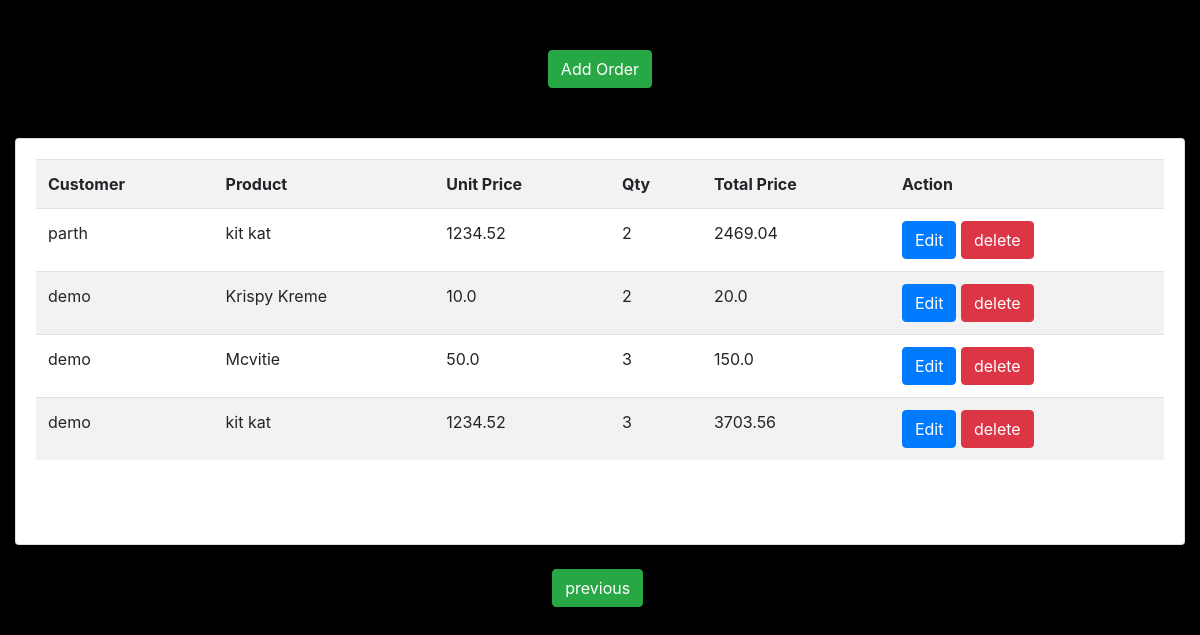
/?page=3, run on the app's committed database.
### order/models.py (models this page shows)
class Order(models.Model):
    customer = models.ForeignKey(Customer,on_delete=models.CASCADE)
    product = models.ForeignKey(Product,on_delete=models.CASCADE)
    Unit_price = models.FloatField(max_length=6)
    qty = models.IntegerField()
    total_price = models.FloatField(max_length=10)
    date = models.DateTimeField(default=datetime.now())

### order/views.py (the view)
# urls.py: path('',views.order,name="home"),
def order(request):
    data_fetch = Order.objects.values("id","customer__first_name","product__product_name","Unit_price","qty","total_price")
    paginator = Paginator(data_fetch, 5)
    page_number = request.GET.get('page')
    data_fetch = paginator.get_page(page_number)
    return render(request,'list_order.html', {'data_fetch':data_fetch})

### order/templates/list_order.html (shortened to what this page needs)
<!DOCTYPE html>
<html>
<head>
	<link rel="stylesheet" href="https://maxcdn.bootstrapcdn.com/bootstrap/4.5.2/css/bootstrap.min.css">
</head>
<body style="background-color: black;">
	<div style="text-align: center; padding-top:50px;"><a href="/add_data" class="btn btn-success">Add Order</a></div>
	<div class="container-fluid" style="padding-top:50px;">
		<div class="row">
		  <div class="col-md-12">
			<div class="card card-primary card-outline">
			  <div class="card-body" >
				<table class="table table-hover table-striped">
					<tr>
						<th>Customer</th>
						<th>Product</th>
						<th>Unit Price</th>
						<th>Qty</th>
						<th>Total Price</th>
						<th>Action</th>
					</tr>
					{% for x in data_fetch %}
					<tr>
						<td>{{x.customer__first_name}}</td>
						<td>{{x.product__product_name}}</td>
						<td>{{x.Unit_price}}</td>
						<td>{{x.qty}}</td>
						<td>{{x.total_price}}</td>
						<td><a href="/edit_data/{{x.id}}" class="btn btn-primary">Edit</a>
							<a href="/delete/{{x.id}}" class="btn btn-danger" onclick="return confirm('Are you sure you want to delete this?')">delete</a></td>
							</tr>
							{% endfor %}
					</table><br><br>
				</div>
			</div>
			<div class="container p-4" >
				<div class="pagination justify-content-center">
					<span class="step-links">
					  {% if data_fetch.has_previous %}
						  <a href="?page={{ data_fetch.previous_page_number }}" class="btn btn-success"> previous</a>&nbsp;
					  {% endif %}
					</span>
					</div>
				</div>
		</div>
	</div>
	</div>
</body>
</html>

### data on the page
Order: customer__first_name "parth", product__product_name "kit kat", Unit_price "1234.52", qty "2", total_price "2469.04"
Order: customer__first_name "demo", product__product_name "Krispy Kreme", Unit_price "10.0", qty "2", total_price "20.0"
Order: customer__first_name "demo", product__product_name "Mcvitie", Unit_price "50.0", qty "3", total_price "150.0"
Order: customer__first_name "demo", product__product_name "kit kat", Unit_price "1234.52", qty "3", total_price "3703.56"
